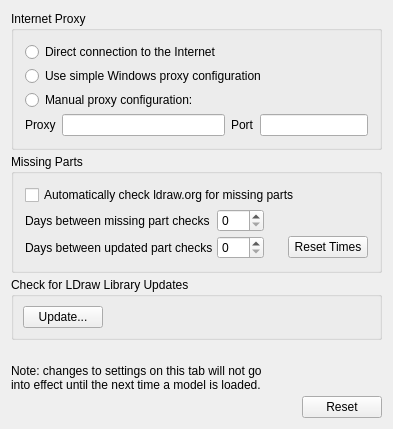
     <widget class="QWidget" name="updatesTab">
      <attribute name="title">
       <string>Updates</string>
      </attribute>
      <layout class="QVBoxLayout">
       <property name="spacing">
        <number>4</number>
       </property>
       <property name="leftMargin">
        <number>11</number>
       </property>
       <property name="topMargin">
        <number>11</number>
       </property>
       <property name="rightMargin">
        <number>11</number>
       </property>
       <property name="bottomMargin">
        <number>11</number>
       </property>
       <item>
        <widget class="QGroupBox" name="updatesProxyBox">
         <property name="sizePolicy">
          <sizepolicy hsizetype="Expanding" vsizetype="Fixed">
           <horstretch>0</horstretch>
           <verstretch>0</verstretch>
          </sizepolicy>
         </property>
         <property name="title">
          <string>Internet Proxy</string>
         </property>
         <layout class="QVBoxLayout">
          <property name="spacing">
           <number>4</number>
          </property>
          <property name="leftMargin">
           <number>11</number>
          </property>
          <property name="topMargin">
           <number>11</number>
          </property>
          <property name="rightMargin">
           <number>11</number>
          </property>
          <property name="bottomMargin">
           <number>11</number>
          </property>
          <item>
           <widget class="QRadioButton" name="updatesNoproxyButton">
            <property name="text">
             <string>Direct connection to the Internet</string>
            </property>
           </widget>
          </item>
          <item>
           <widget class="QRadioButton" name="updatesWindowsproxyButton">
            <property name="text">
             <string>Use simple Windows proxy configuration</string>
            </property>
           </widget>
          </item>
          <item>
           <widget class="QRadioButton" name="updatesProxyButton">
            <property name="text">
             <string>Manual proxy configuration:</string>
            </property>
           </widget>
          </item>
          <item>
           <layout class="QHBoxLayout">
            <property name="spacing">
             <number>6</number>
            </property>
            <property name="leftMargin">
             <number>0</number>
            </property>
            <property name="topMargin">
             <number>0</number>
            </property>
            <property name="rightMargin">
             <number>0</number>
            </property>
            <property name="bottomMargin">
             <number>0</number>
            </property>
            <item>
             <widget class="QLabel" name="proxyLabel">
              <property name="text">
               <string>Proxy</string>
              </property>
              <property name="wordWrap">
               <bool>false</bool>
              </property>
             </widget>
            </item>
            <item>
             <widget class="QLineEdit" name="proxyEdit"/>
            </item>
            <item>
             <widget class="QLabel" name="portLabel">
              <property name="text">
               <string>Port</string>
              </property>
              <property name="wordWrap">
               <bool>false</bool>
              </property>
             </widget>
            </item>
            <item>
             <widget class="QLineEdit" name="portEdit">
              <property name="sizePolicy">
               <sizepolicy hsizetype="Preferred" vsizetype="Preferred">
                <horstretch>0</horstretch>
                <verstretch>0</verstretch>
               </sizepolicy>
              </property>
             </widget>
            </item>
           </layout>
          </item>
         </layout>
        </widget>
       </item>
       <item>
        <widget class="QGroupBox" name="updatesMissingpartBox">
         <property name="sizePolicy">
          <sizepolicy hsizetype="Expanding" vsizetype="Fixed">
           <horstretch>0</horstretch>
           <verstretch>0</verstretch>
          </sizepolicy>
         </property>
         <property name="title">
          <string>Missing Parts</string>
         </property>
         <layout class="QVBoxLayout">
          <property name="spacing">
           <number>4</number>
          </property>
          <property name="leftMargin">
           <number>11</number>
          </property>
          <property name="topMargin">
           <number>11</number>
          </property>
          <property name="rightMargin">
           <number>11</number>
          </property>
          <property name="bottomMargin">
           <number>11</number>
          </property>
          <item>
           <widget class="QCheckBox" name="updatesMissingpartsButton">
            <property name="text">
             <string>Automatically check ldraw.org for missing parts</string>
            </property>
           </widget>
          </item>
          <item>
           <layout class="QGridLayout">
            <property name="leftMargin">
             <number>0</number>
            </property>
            <property name="topMargin">
             <number>0</number>
            </property>
            <property name="rightMargin">
             <number>0</number>
            </property>
            <property name="bottomMargin">
             <number>0</number>
            </property>
            <property name="spacing">
             <number>4</number>
            </property>
            <item row="0" column="0">
             <widget class="QLabel" name="daymissingpartcheckLabel">
              <property name="text">
               <string>Days between missing part checks</string>
              </property>
              <property name="wordWrap">
               <bool>false</bool>
              </property>
             </widget>
            </item>
            <item row="1" column="0">
             <widget class="QLabel" name="dayupdatedpartcheckLabel">
              <property name="text">
               <string>Days between updated part checks</string>
              </property>
              <property name="wordWrap">
               <bool>false</bool>
              </property>
             </widget>
            </item>
            <item row="0" column="1">
             <widget class="QSpinBox" name="daymissingpartcheckText">
              <property name="maximum">
               <number>500</number>
              </property>
             </widget>
            </item>
            <item row="1" column="1">
             <widget class="QSpinBox" name="dayupdatedpartcheckText">
              <property name="maximum">
               <number>500</number>
              </property>
             </widget>
            </item>
            <item row="0" column="2">
             <spacer name="Spacer5_8">
              <property name="orientation">
               <enum>Qt::Horizontal</enum>
              </property>
              <property name="sizeType">
               <enum>QSizePolicy::Expanding</enum>
              </property>
              <property name="sizeHint" stdset="0">
               <size>
                <width>20</width>
                <height>20</height>
               </size>
              </property>
             </spacer>
            </item>
            <item row="1" column="3">
             <widget class="QPushButton" name="updatesResetTimesButton">
              <property name="sizePolicy">
               <sizepolicy hsizetype="Fixed" vsizetype="Fixed">
                <horstretch>0</horstretch>
                <verstretch>0</verstretch>
               </sizepolicy>
              </property>
              <property name="text">
               <string>Reset Times</string>
              </property>
             </widget>
            </item>
           </layout>
          </item>
         </layout>
        </widget>
       </item>
       <item>
        <widget class="QGroupBox" name="updateLDrawLibraryBox">
         <property name="title">
          <string>Check for LDraw Library Updates</string>
         </property>
         <layout class="QHBoxLayout" name="horizontalLayout_5">
          <item>
           <widget class="QPushButton" name="updateLDrawLibraryButton">
            <property name="text">
             <string>Update...</string>
            </property>
           </widget>
          </item>
          <item>
           <spacer name="horizontalSpacer_4">
            <property name="orientation">
             <enum>Qt::Horizontal</enum>
            </property>
            <property name="sizeHint" stdset="0">
             <size>
              <width>40</width>
              <height>20</height>
             </size>
            </property>
           </spacer>
          </item>
         </layout>
        </widget>
       </item>
       <item>
        <spacer name="SpacerU4">
         <property name="orientation">
          <enum>Qt::Vertical</enum>
         </property>
         <property name="sizeType">
          <enum>QSizePolicy::Expanding</enum>
         </property>
         <property name="sizeHint" stdset="0">
          <size>
           <width>20</width>
           <height>20</height>
          </size>
         </property>
        </spacer>
       </item>
       <item>
        <widget class="QLabel" name="labelnote">
         <property name="text">
          <string>Note: changes to settings on this tab will not go
into effect until the next time a model is loaded.</string>
         </property>
         <property name="wordWrap">
          <bool>false</bool>
         </property>
        </widget>
       </item>
       <item>
        <layout class="QHBoxLayout">
         <property name="spacing">
          <number>6</number>
         </property>
         <property name="leftMargin">
          <number>0</number>
         </property>
         <property name="topMargin">
          <number>0</number>
         </property>
         <property name="rightMargin">
          <number>0</number>
         </property>
         <property name="bottomMargin">
          <number>0</number>
         </property>
         <item>
          <spacer name="SpacerU41">
           <property name="orientation">
            <enum>Qt::Horizontal</enum>
           </property>
           <property name="sizeType">
            <enum>QSizePolicy::Expanding</enum>
           </property>
           <property name="sizeHint" stdset="0">
            <size>
             <width>20</width>
             <height>20</height>
            </size>
           </property>
          </spacer>
         </item>
         <item>
          <widget class="QPushButton" name="updatesResetButton">
           <property name="sizePolicy">
            <sizepolicy hsizetype="Fixed" vsizetype="Fixed">
             <horstretch>0</horstretch>
             <verstretch>0</verstretch>
            </sizepolicy>
           </property>
           <property name="text">
            <string>Reset</string>
           </property>
          </widget>
         </item>
        </layout>
       </item>
      </layout>
     </widget>
